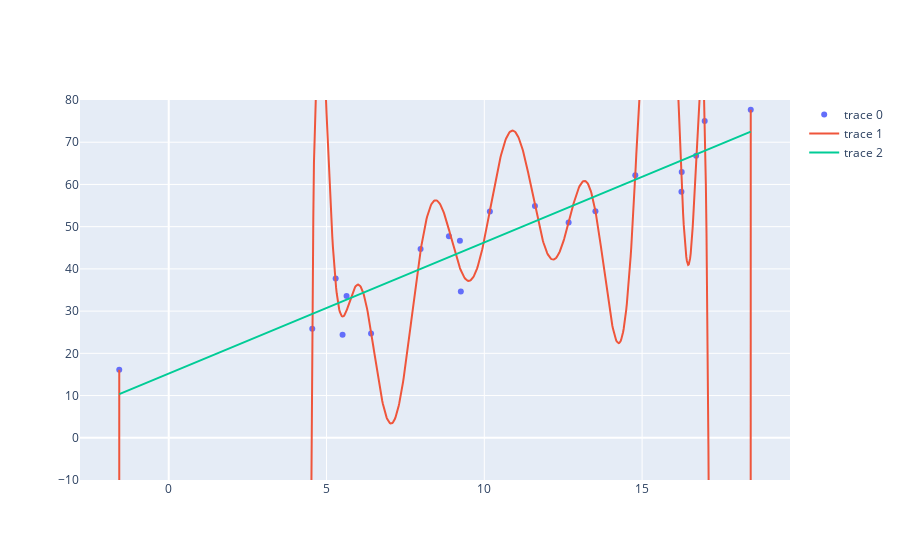

Here is the notebook cell this chart was saved with:
### Code cell
fig = go.Figure()

fig.add_scatter(x=x, y=y, mode='markers')
fig.add_scatter(x=x_pred_pol, y=y_pred_pol)
fig.add_scatter(x=x_pred_lin, y=y_pred_lin)
fig.update(layout_yaxis_range = [-10,80])

### Figure 1 — Plotly figure (JSON) as saved in the notebook; plotly's stock layout.template omitted (floating-point values rounded to 4 significant figures; data arrays with more than 128 entries replaced by an {"elided": "..."} marker saying what was removed)
{"data": [{"mode": "markers", "type": "scatter", "x": [18.44, 16.25, 5.29, 13.52, 14.78, 5.635, 11.6, 9.227, 4.549, 7.981, 10.18, 16.26, 12.67, 6.412, -1.568, 9.256, 16.98, 16.71, 5.509, 8.878], "y": [77.68, 58.29, 37.73, 53.63, 62.19, 33.6, 54.92, 46.65, 25.82, 44.71, 53.59, 62.97, 50.98, 24.68, 16.1, 34.66, 75.05, 66.77, 24.43, 47.71]}, {"type": "scatter", "x": {"elided": "1000 float values"}, "y": {"elided": "1000 float values"}}, {"type": "scatter", "x": {"elided": "1000 float values"}, "y": {"elided": "1000 float values"}}], "layout": {"yaxis": {"range": [-10, 80]}}}
